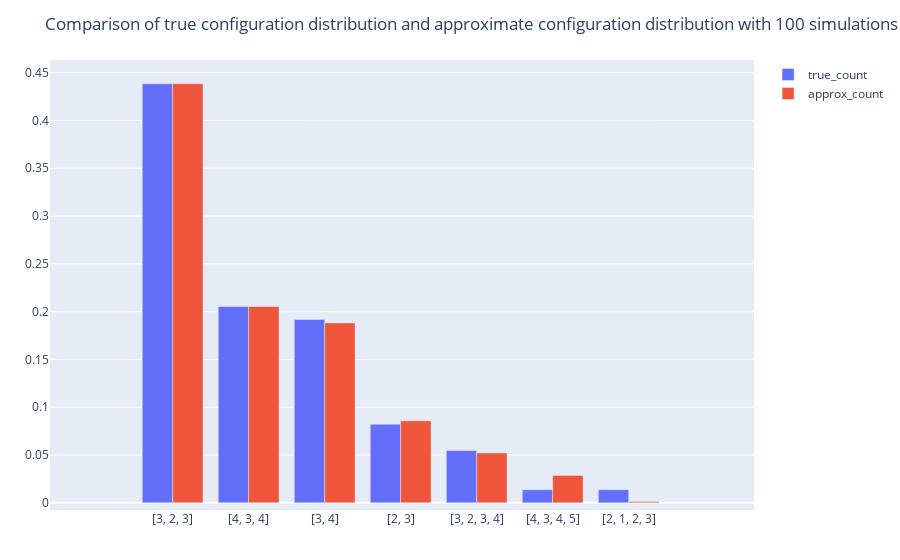

Notebook cell for this chart:
### Markdown cell above
## Plotting distributions

### Code cell
p_distr_flat = []
configs_flat = []
configs_flat_vals = []
for i in 1:length(p_cds)
    if length(findall(x->isnan(x),p_cds[i])) == 0
        for j in 1:length(p_cds[i])
            append!(p_distr_flat,p_cds[i][j])
            append!(configs_flat,string.([configs_data[i][j]]))
            append!(configs_flat_vals,[configs_data[i][j]])
        end
    end
end

unique_p_distr = zeros(length(unique(configs_flat)))
i = 1
for el in unique(configs_flat)
    unique_p_distr[i] = sum(p_distr_flat[findall(x->x==el,configs_flat)])
    i += 1
end

int_config = [Int.(c) for c in configurations]
counted_configs = counter(int_config)
df_data = DataFrame(configurations = string.(collect(keys(counted_configs))),true_count = collect(values(counted_configs)))
df_approx = DataFrame(configurations = unique(configs_flat)[sortperm(unique_p_distr,rev=true)],approx_count = sort(unique_p_distr,rev=true))
df_all = innerjoin(df_data, df_approx, on = :configurations)
df_all[!,"true_count"] = df_all[!,"true_count"] ./ sum(df_all[!,"true_count"])
df_all[!,"approx_count"] = df_all[!,"approx_count"] ./ sum(df_all[!,"approx_count"])
PlotlyJS.plot(
    [PlotlyJS.bar(df_all, x=:configurations, y=y, name=String(y)) for y in [:true_count, :approx_count]],
    Layout(title="Comparison of true configuration distribution and approximate configuration distribution with $nr_realiz simulations")
)

### Figure 1 — Plotly figure (JSON) as saved in the notebook; plotly's stock layout.template omitted (floating-point values rounded to 4 significant figures)
{"data": [{"name": "true_count", "type": "bar", "x": ["[3, 2, 3]", "[4, 3, 4]", "[3, 4]", "[2, 3]", "[3, 2, 3, 4]", "[4, 3, 4, 5]", "[2, 1, 2, 3]"], "y": [0.4384, 0.2055, 0.1918, 0.08219, 0.05479, 0.0137, 0.0137]}, {"name": "approx_count", "type": "bar", "x": ["[3, 2, 3]", "[4, 3, 4]", "[3, 4]", "[2, 3]", "[3, 2, 3, 4]", "[4, 3, 4, 5]", "[2, 1, 2, 3]"], "y": [0.4384, 0.2055, 0.1882, 0.08574, 0.05217, 0.02867, 0.001352]}], "layout": {"autosize": true, "margin": {"b": 50, "l": 50, "r": 50, "t": 60}, "title": {"text": "Comparison of true configuration distribution and approximate configuration distribution with 100 simulations"}, "xaxis": {"autorange": false, "range": [-1.613, 7.649], "type": "category"}, "yaxis": {"autorange": false, "range": [-0.007515, 0.4633], "type": "linear"}}}
